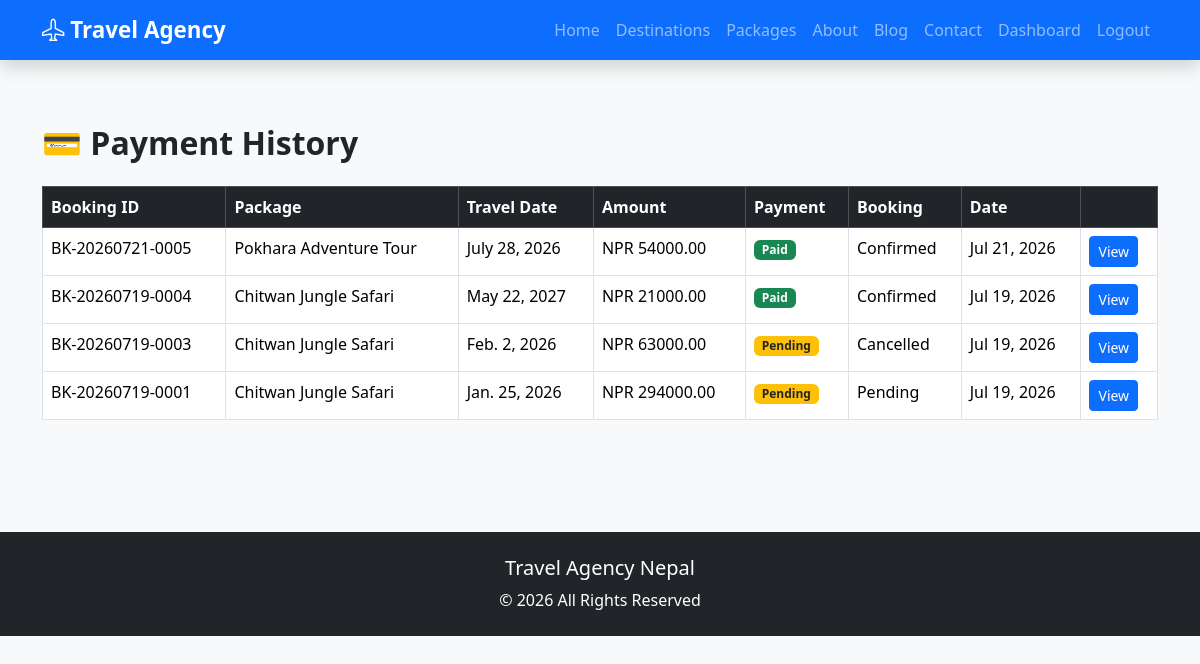
Page /bookings/payments/ (signed in) on the earlier database version.
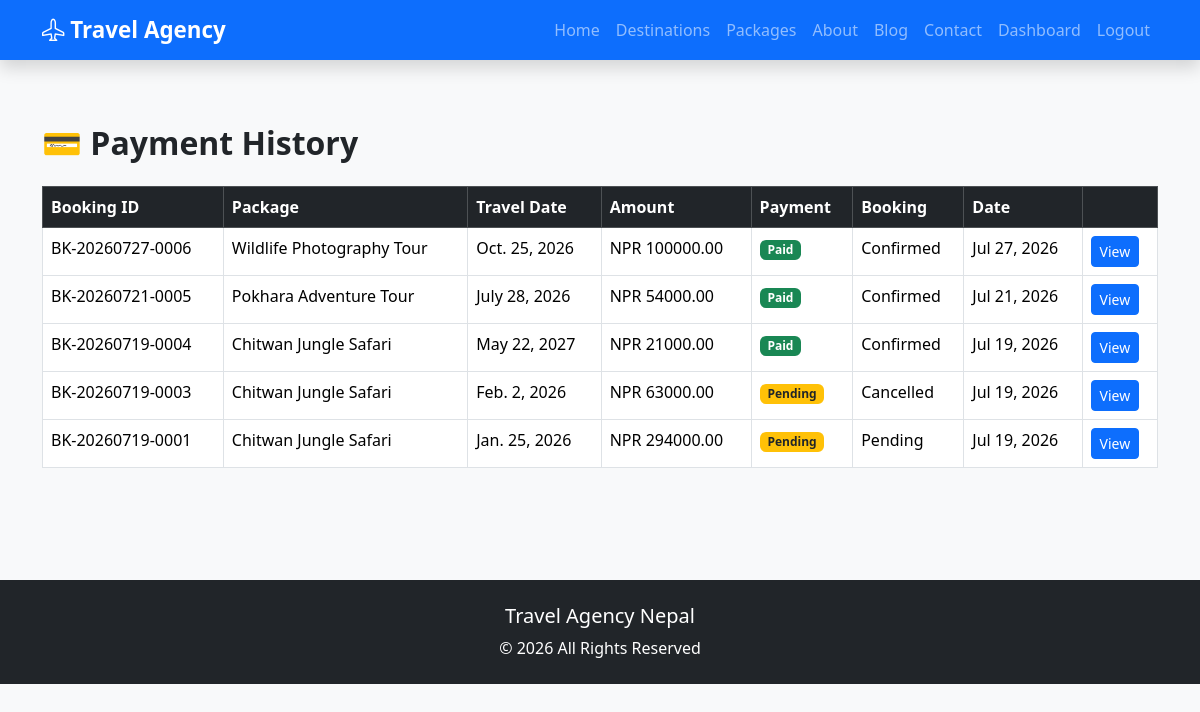
Same page on the later database version.
### bookings/models.py (models this page shows, shortened)
class Booking(models.Model):
    BOOKING_STATUS = [
        ('Pending', 'Pending'),
        ('Confirmed', 'Confirmed'),
        ('Completed', 'Completed'),
        ('Cancelled', 'Cancelled'),
    ]
    PAYMENT_STATUS = [
        ('Pending', 'Pending'),
        ('Paid', 'Paid'),
        ('Refunded', 'Refunded'),
    ]
    user = models.ForeignKey(
        settings.AUTH_USER_MODEL,
        on_delete=models.CASCADE,
        related_name='bookings'
    )
    package = models.ForeignKey(
        TourPackage,
        on_delete=models.CASCADE,
        related_name='bookings'
    )
    booking_id = models.CharField(
        max_length=20,
        unique=True,
        blank=True
    )
    travel_date = models.DateField()
    travelers = models.PositiveIntegerField(default=1)
    contact_phone = models.CharField(max_length=20)
    emergency_contact = models.CharField(
        max_length=100,
        blank=True
    )
    special_requests = models.TextField(
        blank=True
    )
    total_price = models.DecimalField(
        max_digits=10,
        decimal_places=2,
        editable=False
    )
    booking_status = models.CharField(
        max_length=20,
        choices=BOOKING_STATUS,
        default='Pending'
    )
    payment_status = models.CharField(
        max_length=20,
        choices=PAYMENT_STATUS,
        default='Pending'
    )
    created_at = models.DateTimeField(
        auto_now_add=True
    )
    updated_at = models.DateTimeField(
        auto_now=True
    )
    class Meta:
        ordering = ['-created_at']
        verbose_name = "Booking"
        verbose_name_plural = "Bookings"

### packages/models.py (models this page shows, shortened)
class TourPackage(models.Model):
    DIFFICULTY_CHOICES = [
        ('Easy', 'Easy'),
        ('Moderate', 'Moderate'),
        ('Hard', 'Hard'),
    ]
    PACKAGE_TYPE_CHOICES = [
        ('Adventure', 'Adventure'),
        ('Family', 'Family'),
        ('Honeymoon', 'Honeymoon'),
        ('Luxury', 'Luxury'),
        ('Wildlife', 'Wildlife'),
        ('Cultural', 'Cultural'),
        ('Trekking', 'Trekking'),
    ]
    destination = models.ForeignKey(
        Destination,
        on_delete=models.CASCADE,
        related_name='tour_packages'
    )
    name = models.CharField(max_length=200)
    slug = models.SlugField(
        unique=True,
        blank=True
    )
    package_type = models.CharField(
        max_length=20,
        choices=PACKAGE_TYPE_CHOICES,
        default='Adventure'
    )
    short_description = models.CharField(max_length=255)
    description = models.TextField()
    duration = models.PositiveIntegerField(
        help_text="Duration in days"
    )
    price = models.DecimalField(
        max_digits=10,
        decimal_places=2
    )
    discount_price = models.DecimalField(
        max_digits=10,
        decimal_places=2,
        blank=True,
        null=True
    )
    max_group_size = models.PositiveIntegerField()
    available_slots = models.PositiveIntegerField(default=20)
    difficulty = models.CharField(
        max_length=20,
        choices=DIFFICULTY_CHOICES
    )
    accommodation = models.CharField(max_length=200)
    transportation = models.CharField(max_length=200)
    departure_location = models.CharField(max_length=150)
    meals_included = models.BooleanField(default=True)
    featured_image = models.ImageField(
        upload_to='packages/'
    )
    is_featured = models.BooleanField(default=False)
    is_available = models.BooleanField(default=True)
    created_at = models.DateTimeField(
        auto_now_add=True
    )
    updated_at = models.DateTimeField(
        auto_now=True
    )
    class Meta:
        ordering = ['name']
        verbose_name = "Tour Package"
        verbose_name_plural = "Tour Packages"

### bookings/views.py (the view)
# urls.py: path('payments/', views.payment_history,name='payment_history'),
@login_required
def payment_history(request):
    bookings = Booking.objects.filter(
        user=request.user
    ).order_by('-created_at')
    context = {
        'bookings': bookings
    }
    return render(
        request,
        'bookings/payment_history.html',
        context
    )

### templates/bookings/payment_history.html (shortened to what this page needs)
{% extends 'base.html' %}
{% block content %}
<section class="py-5">
    <div class="container">
        <h2 class="fw-bold mb-4">
            💳 Payment History
        </h2>
        {% if bookings %}
        <div class="table-responsive">
            <table class="table table-bordered table-hover">
                <thead class="table-dark">
                    <tr>
                        <th>Booking ID</th>
                        <th>Package</th>
                        <th>Travel Date</th>
                        <th>Amount</th>
                        <th>Payment</th>
                        <th>Booking</th>
                        <th>Date</th>
                        <th></th>
                    </tr>
                </thead>
                <tbody>
                    {% for booking in bookings %}
                    <tr>
                        <td>{{ booking.booking_id }}</td>
                        <td>{{ booking.package.name }}</td>
                        <td>{{ booking.travel_date }}</td>
                        <td>NPR {{ booking.total_price }}</td>
                        <td>
                            {% if booking.payment_status == "Paid" %}
                                <span class="badge bg-success">
                                    Paid
                                </span>
                            {% elif booking.payment_status == "Pending" %}
                                <span class="badge bg-warning text-dark">
                                    Pending
                                </span>
                            {% else %}
                                <span class="badge bg-danger">
                                    Refunded
                                </span>
                            {% endif %}
                        </td>
                        <td>
                            {{ booking.booking_status }}
                        </td>
                        <td>
                            {{ booking.created_at|date:"M d, Y" }}
                        </td>
                        <td>
                            <a href="{% url 'booking_detail' booking.booking_id %}"
                               class="btn btn-sm btn-primary">
                                View
                            </a>
                        </td>
                    </tr>
                    {% endfor %}
                </tbody>
            </table>
        </div>
        {% else %}
        <div class="alert alert-info">
            You haven't made any payments yet.
        </div>
        {% endif %}
    </div>
</section>
{% endblock %}

Differences in the rows shown:
added Booking: booking_id "BK-20260727-0006", package.name "Wildlife Photography Tour", travel_date "Oct. 25, 2026", total_price "100000.00", payment_status "Paid", booking_status "Confirmed", created_at "Jul 27, 2026"
